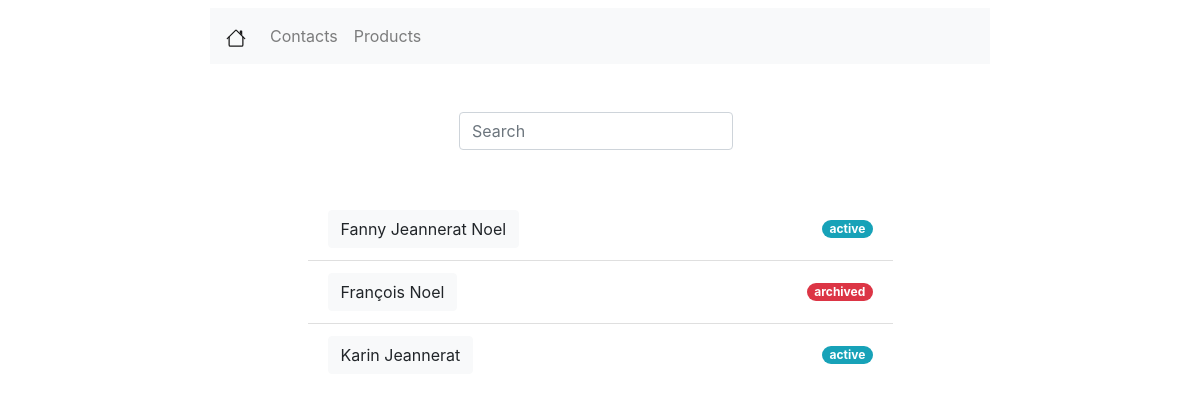
The app's page /contacts/, older data.
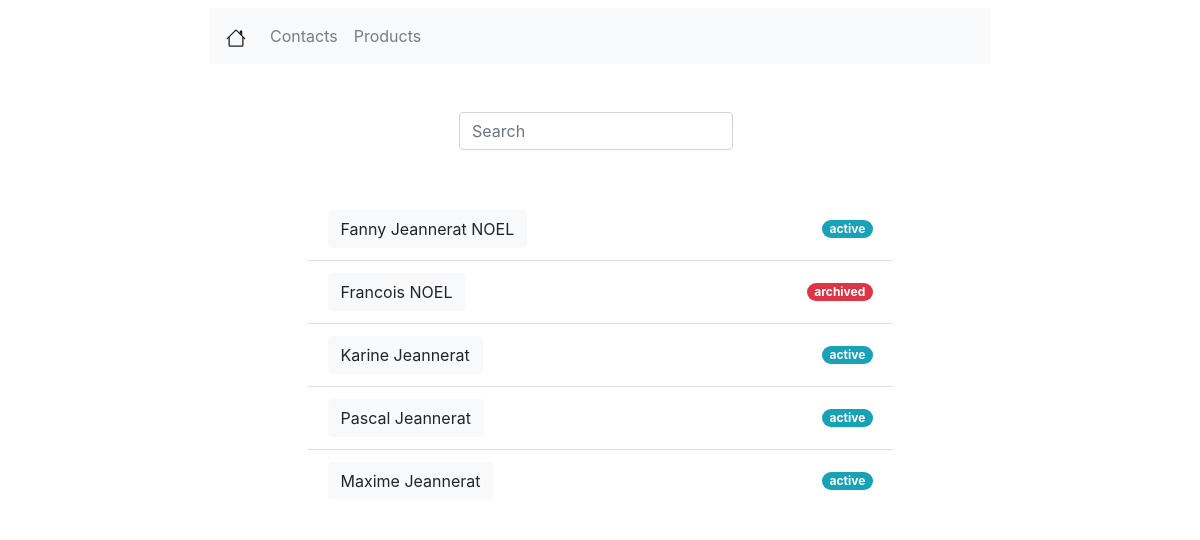
The same page, newer data.
### contacts/models.py (models this page shows)
class Contact(models.Model):
    title = models.CharField(verbose_name="titre", max_length=50, null=True)
    lang = models.CharField(verbose_name="Langue maternelle", max_length=80, null=True, blank=True)
    name = models.CharField(verbose_name='Nom et prénom du contact', max_length=200, null=True)
    age = models.IntegerField(verbose_name='Age', default=0, null=True)
    street = models.CharField(verbose_name="Addresse", max_length=100, null=True)
    region_zip = models.IntegerField(verbose_name="Code postale", null=True)
    city = models.CharField(verbose_name="Ville", max_length=200, null=True)
    country = models.CharField(verbose_name="Pays", max_length=100, null=True)
    phone = PhoneNumberField(null=True)
    mobile = PhoneNumberField(null=True)
    email = models.EmailField(verbose_name="E-mail", max_length=254, null=True)
    state = models.CharField(verbose_name="Etat", max_length=20, null=True)

### contacts/views.py (the view)
# urls.py: path('', views.IndexView.as_view(), name='contacts'),
class IndexView(generic.ListView):
    template_name = 'contacts/contacts_listview.html'
    context_object_name = 'contacts_list'
    def get_queryset(self):
        return Contact.objects.all()

### contacts/templates/contacts/contacts_listview.html
{% extends 'viewlist/viewlist.html' %}
{% block viewlist %}
    <div class="row mx-auto mt-5 justify-content-center">
        <form class="form-inline">
            <input class="form-control mr-sm-2" type="search" placeholder="Search" aria-label="Search">
        </form>
    </div>
    <div class="row mx-auto mt-5 justify-content-center">
        {% if contacts_list %}
            <ul class="list-group list-group-flush w-50">
                {% for contact in contacts_list %}
                    <li class="list-group-item d-flex justify-content-between align-items-center">
                        <a class="btn btn-light" href="{% url 'contact_detail' contact.id %}"
                           role="button">{{ contact.name }}</a>
                        {% if contact.state == 'active' %}
                            <span class="badge badge-info badge-pill">{{ contact.state }}</span>
                        {% endif %}
                        {% if contact.state == 'archived' %}
                            <span class="badge badge-danger badge-pill">{{ contact.state }}</span>
                        {% endif %}
                    </li>
                {% endfor %}
            </ul>
        {% else %}
            <p>No contacts are available.</p>
        {% endif %}
    </div>
{% endblock %}

### viewlist/templates/viewlist/viewlist.html (shortened to what this page needs)
{% extends 'index/index.html' %}
{% block content %}
    <nav class="navbar navbar-expand-lg navbar-light bg-light mt-2 col-md-8 offset-md-2">
        <a class="navbar-brand" href="{% url 'home' %}">
        </a>
        <div class="collapse navbar-collapse" id="navbarNav">
            <ul class="navbar-nav">
                <li class="nav-item">
                    <a class="nav-link" href="{% url 'contacts' %}">Contacts</a>
                </li>
                <li class="nav-item">
                    <a class="nav-link" href="{% url 'products' %}">Products</a>
                </li>
            </ul>
        </div>
    </nav>
    {% block viewlist %}
    {% endblock %}
{% endblock %}

### index/templates/index/index.html (shortened to what this page needs)
<!doctype html>
<html lang="en">
  <head>
    <link rel="stylesheet" href="https://cdn.jsdelivr.net/npm/bootstrap@4.5.3/dist/css/bootstrap.min.css">
  </head>
    <body>
        <div class="container-fluid">
            {% block content %}
            {% endblock %}
        </div>
    </body>
</html>

Row changes from the older to the newer data that the page shows:
changed Contact: name "Fanny Jeannerat Noel" → "Fanny Jeannerat NOEL"
changed Contact "archived": name "François Noel" → "Francois NOEL"
changed Contact: name "Karin Jeannerat" → "Karine Jeannerat"
added Contact: name "Pascal Jeannerat", state "active"
added Contact: name "Maxime Jeannerat", state "active"
